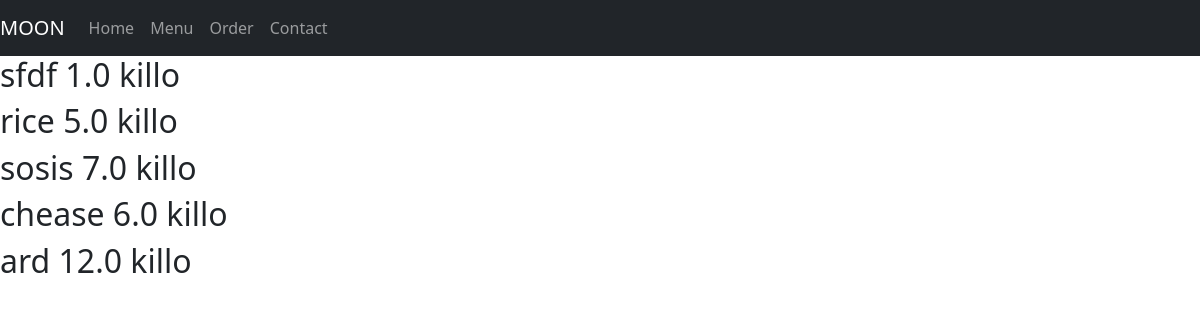
The page /kitchen/ on the database its author committed.
### food/models.py (models this page shows)
class Material(models.Model):
    name = models.CharField(max_length=50)
    quantity = models.FloatField()

### food/views.py (the view)
# urls.py: path('', views.materials , name="kitchen")
def materials(request):
    materialItem = Material.objects.all()
    return render(request, 'kitchen.html', {'materialItem': materialItem})

### templates/kitchen.html (shortened to what this page needs)
{% extends 'base.html' %}
{% block content %}
{% for item in materialItem %}
<h2>{{item.name}}
    <span>{{item.quantity}} killo</span>
</h2>
{% endfor %}
{% endblock %}

### rows shown on the page
Material: name "sfdf", quantity "1.0"
Material: name "rice", quantity "5.0"
Material: name "sosis", quantity "7.0"
Material: name "chease", quantity "6.0"
Material: name "ard", quantity "12.0"
